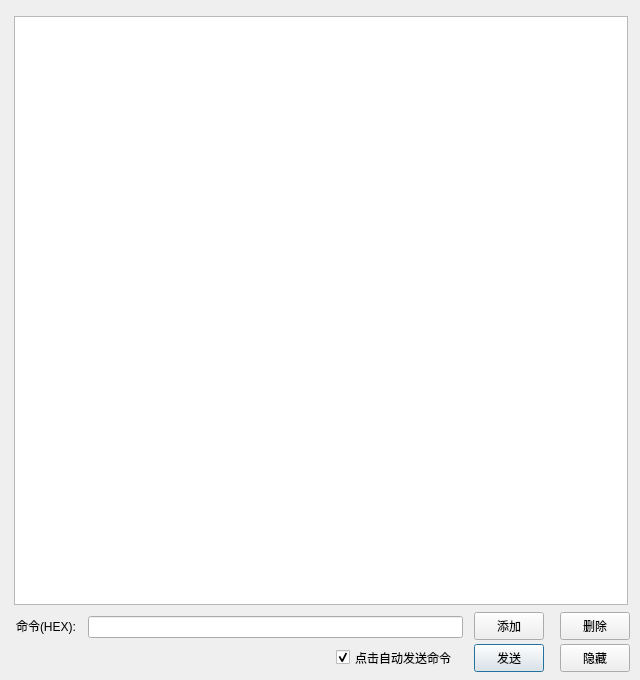
<?xml version="1.0" encoding="UTF-8"?>
<ui version="4.0">
 <class>DialogTVCmd</class>
 <widget class="QDialog" name="DialogTVCmd">
  <property name="geometry">
   <rect>
    <x>0</x>
    <y>0</y>
    <width>640</width>
    <height>680</height>
   </rect>
  </property>
  <property name="windowTitle">
   <string>电视机命令及调试</string>
  </property>
  <widget class="QTableView" name="tableView">
   <property name="geometry">
    <rect>
     <x>14</x>
     <y>16</y>
     <width>614</width>
     <height>589</height>
    </rect>
   </property>
  </widget>
  <widget class="QPushButton" name="pushButtonSend">
   <property name="geometry">
    <rect>
     <x>474</x>
     <y>644</y>
     <width>70</width>
     <height>28</height>
    </rect>
   </property>
   <property name="text">
    <string>发送</string>
   </property>
  </widget>
  <widget class="QPushButton" name="pushButtonHide">
   <property name="geometry">
    <rect>
     <x>560</x>
     <y>644</y>
     <width>70</width>
     <height>28</height>
    </rect>
   </property>
   <property name="text">
    <string>隐藏</string>
   </property>
  </widget>
  <widget class="QCheckBox" name="checkBoxAutoSend">
   <property name="geometry">
    <rect>
     <x>336</x>
     <y>648</y>
     <width>133</width>
     <height>19</height>
    </rect>
   </property>
   <property name="text">
    <string>点击自动发送命令</string>
   </property>
   <property name="checked">
    <bool>true</bool>
   </property>
  </widget>
  <widget class="QLineEdit" name="lineEditTVCommand">
   <property name="geometry">
    <rect>
     <x>88</x>
     <y>616</y>
     <width>375</width>
     <height>22</height>
    </rect>
   </property>
  </widget>
  <widget class="QLabel" name="label">
   <property name="geometry">
    <rect>
     <x>16</x>
     <y>618</y>
     <width>67</width>
     <height>16</height>
    </rect>
   </property>
   <property name="text">
    <string>命令(HEX):</string>
   </property>
  </widget>
  <widget class="QPushButton" name="pushButtonAdd">
   <property name="geometry">
    <rect>
     <x>474</x>
     <y>612</y>
     <width>70</width>
     <height>28</height>
    </rect>
   </property>
   <property name="text">
    <string>添加</string>
   </property>
  </widget>
  <widget class="QPushButton" name="pushButtonDel">
   <property name="geometry">
    <rect>
     <x>560</x>
     <y>612</y>
     <width>70</width>
     <height>28</height>
    </rect>
   </property>
   <property name="text">
    <string>删除</string>
   </property>
  </widget>
 </widget>
 <resources/>
 <connections/>
</ui>
